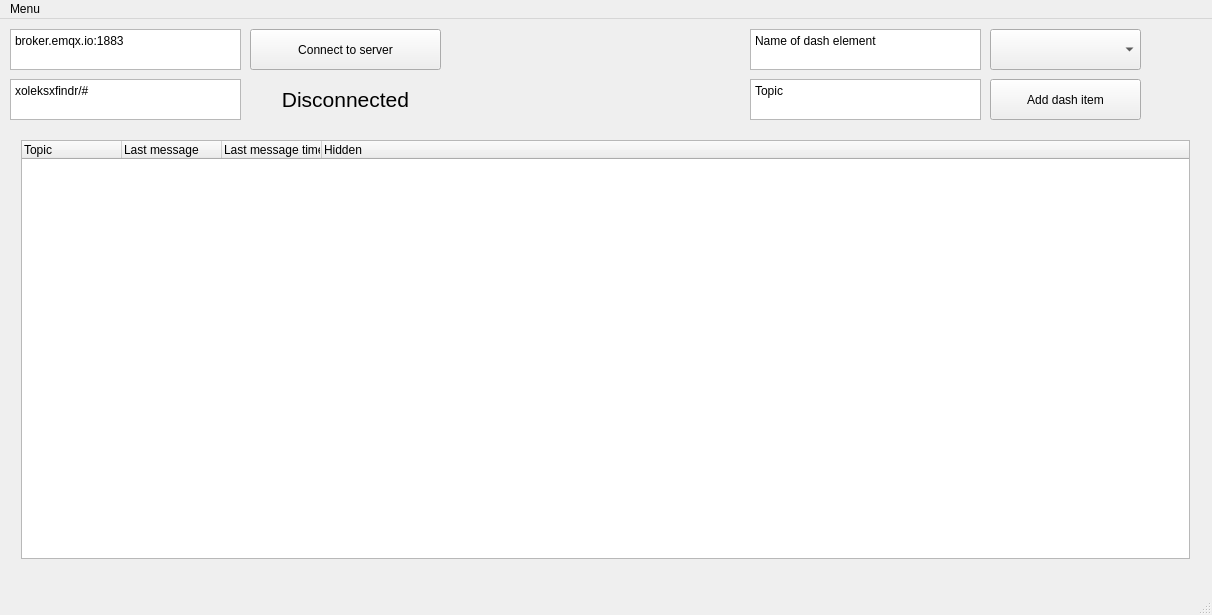
<?xml version="1.0" encoding="UTF-8"?>
<ui version="4.0">
 <class>MainWindow</class>
 <widget class="QMainWindow" name="MainWindow">
  <property name="geometry">
   <rect>
    <x>0</x>
    <y>0</y>
    <width>1212</width>
    <height>615</height>
   </rect>
  </property>
  <property name="windowTitle">
   <string>MainWindow</string>
  </property>
  <widget class="QWidget" name="centralWidget">
   <widget class="QWidget" name="horizontalLayoutWidget_2">
    <property name="geometry">
     <rect>
      <x>10</x>
      <y>110</y>
      <width>1191</width>
      <height>441</height>
     </rect>
    </property>
    <layout class="QHBoxLayout" name="horizontalLayout_2" stretch="1,1">
     <item>
      <widget class="QTreeWidget" name="treeWidget">
       <column>
        <property name="text">
         <string>Topic</string>
        </property>
       </column>
       <column>
        <property name="text">
         <string>Last message</string>
        </property>
       </column>
       <column>
        <property name="text">
         <string>Last message time</string>
        </property>
       </column>
       <column>
        <property name="text">
         <string>Hidden</string>
        </property>
       </column>
      </widget>
     </item>
     <item>
      <layout class="QGridLayout" name="dash_g"/>
     </item>
    </layout>
   </widget>
   <widget class="QPushButton" name="btnAdd_item">
    <property name="geometry">
     <rect>
      <x>990</x>
      <y>60</y>
      <width>151</width>
      <height>41</height>
     </rect>
    </property>
    <property name="text">
     <string>Add dash item</string>
    </property>
   </widget>
   <widget class="QLabel" name="txtTitle">
    <property name="geometry">
     <rect>
      <x>250</x>
      <y>60</y>
      <width>191</width>
      <height>41</height>
     </rect>
    </property>
    <property name="font">
     <font>
      <pointsize>16</pointsize>
     </font>
    </property>
    <property name="text">
     <string>Disconnected</string>
    </property>
    <property name="alignment">
     <set>Qt::AlignCenter</set>
    </property>
   </widget>
   <widget class="QPushButton" name="btnConnect">
    <property name="geometry">
     <rect>
      <x>250</x>
      <y>10</y>
      <width>191</width>
      <height>41</height>
     </rect>
    </property>
    <property name="text">
     <string>Connect to server</string>
    </property>
   </widget>
   <widget class="QPlainTextEdit" name="inputServer">
    <property name="geometry">
     <rect>
      <x>10</x>
      <y>10</y>
      <width>231</width>
      <height>41</height>
     </rect>
    </property>
    <property name="plainText">
     <string>broker.emqx.io:1883</string>
    </property>
    <property name="placeholderText">
     <string>Server address and port</string>
    </property>
   </widget>
   <widget class="QPlainTextEdit" name="inputTopic">
    <property name="geometry">
     <rect>
      <x>10</x>
      <y>60</y>
      <width>231</width>
      <height>41</height>
     </rect>
    </property>
    <property name="plainText">
     <string>xoleksxfindr/#</string>
    </property>
   </widget>
   <widget class="QPlainTextEdit" name="dash_name">
    <property name="geometry">
     <rect>
      <x>750</x>
      <y>10</y>
      <width>231</width>
      <height>41</height>
     </rect>
    </property>
    <property name="plainText">
     <string>Name of dash element</string>
    </property>
   </widget>
   <widget class="QPlainTextEdit" name="dash_topic">
    <property name="geometry">
     <rect>
      <x>750</x>
      <y>60</y>
      <width>231</width>
      <height>41</height>
     </rect>
    </property>
    <property name="plainText">
     <string>Topic</string>
    </property>
   </widget>
   <widget class="QComboBox" name="comboBox">
    <property name="geometry">
     <rect>
      <x>990</x>
      <y>10</y>
      <width>151</width>
      <height>41</height>
     </rect>
    </property>
   </widget>
   <zorder>horizontalLayoutWidget_2</zorder>
   <zorder>btnAdd_item</zorder>
   <zorder>btnAdd_item</zorder>
   <zorder>txtTitle</zorder>
   <zorder>btnConnect</zorder>
   <zorder>inputServer</zorder>
   <zorder>inputTopic</zorder>
   <zorder>dash_name</zorder>
   <zorder>dash_topic</zorder>
   <zorder>comboBox</zorder>
  </widget>
  <widget class="QMenuBar" name="menuBar">
   <property name="geometry">
    <rect>
     <x>0</x>
     <y>0</y>
     <width>1212</width>
     <height>29</height>
    </rect>
   </property>
   <widget class="QMenu" name="menuMenu">
    <property name="title">
     <string>Menu</string>
    </property>
    <addaction name="separator"/>
    <addaction name="actionHelp"/>
    <addaction name="actionAbout"/>
   </widget>
   <addaction name="menuMenu"/>
  </widget>
  <widget class="QStatusBar" name="statusBar"/>
  <action name="actionHelp">
   <property name="checkable">
    <bool>false</bool>
   </property>
   <property name="text">
    <string>Help</string>
   </property>
  </action>
  <action name="actionAbout">
   <property name="text">
    <string>About</string>
   </property>
  </action>
 </widget>
 <layoutdefault spacing="6" margin="11"/>
 <resources/>
 <connections/>
</ui>
